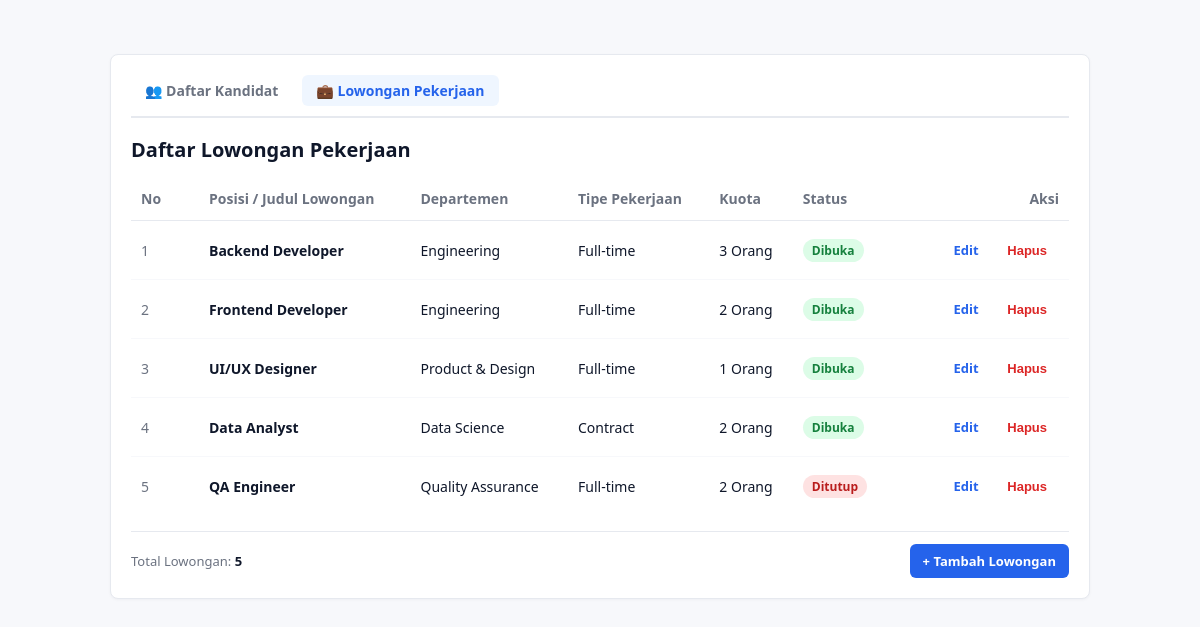
Page /lowongan.php on the committed database.
### tables this page shows
CREATE TABLE IF NOT EXISTS `lowongan` (
  `id` int(11) NOT NULL AUTO_INCREMENT,
  `namaLowongan` varchar(100) NOT NULL,
  `departemen` varchar(100) NOT NULL,
  `tipePekerjaan` varchar(50) NOT NULL,
  `kuota` int(11) NOT NULL DEFAULT 1,
  `status` varchar(50) NOT NULL DEFAULT 'Dibuka',
  PRIMARY KEY (`id`)
);

### models/DB.php (called while the page is built, shortened)
<?php
class DB {
    private string $host = "localhost";
    private string $db_name = "mvp_kandidat_db";
    private string $username = "root";
    private string $password = "";
    private ?PDO $conn = null;
    private ?PDOStatement $result = null;
    public function __construct(
        string $host = "localhost",
        string $db_name = "mvp_kandidat_db",
        string $username = "root",
        string $password = ""
    ) {
        $this->host = $host;
        $this->db_name = $db_name;
        $this->username = $username;
        $this->password = $password;
        $this->conn = $this->connect();
    }
    public function connect(): PDO {
        try {
            $dsn = "mysql:host={$this->host};dbname={$this->db_name};charset=utf8mb4";
            $options = [
                PDO::ATTR_ERRMODE => PDO::ERRMODE_EXCEPTION,
                PDO::ATTR_DEFAULT_FETCH_MODE => PDO::FETCH_ASSOC,
                PDO::ATTR_EMULATE_PREPARES => false,
            ];
            return new PDO($dsn, $this->username, $this->password, $options);
        } catch (PDOException $e) {
            throw new RuntimeException("Koneksi Database Gagal: " . $e->getMessage(), 0, $e);
        }
    }
    public function executeQuery(string $query, array $params = []): PDOStatement {
        try {
            $stmt = $this->conn->prepare($query);
            $stmt->execute($params);
            $this->result = $stmt;
            return $stmt;
        } catch (PDOException $e) {
            throw new RuntimeException("Query Gagal: " . $e->getMessage(), 0, $e);
        }
    }
    public function getAllResult(): array {
        return $this->result->fetchAll(PDO::FETCH_ASSOC);
    }
}
?>

### models/TabelLowongan.php (called while the page is built, shortened)
<?php
require_once __DIR__ . '/DB.php';
require_once __DIR__ . '/KontrakModelLowongan.php';
require_once __DIR__ . '/Lowongan.php';
class TabelLowongan extends DB implements KontrakModelLowongan {
    private function mapRowToLowongan(array $row): Lowongan {
        return new Lowongan(
            (int)$row['id'],
            $row['namaLowongan'],
            $row['departemen'],
            $row['tipePekerjaan'],
            (int)$row['kuota'],
            $row['status']
        );
    }
    public function getAllLowongan(): array {
        $query = "SELECT * FROM lowongan ORDER BY status ASC, id ASC";
        $this->executeQuery($query);
        $rows = $this->getAllResult();
        $list = [];
        foreach ($rows as $row) {
            $list[] = $this->mapRowToLowongan($row);
        }
        return $list;
    }
}
?>

### models/Lowongan.php (called while the page is built, shortened)
<?php
class Lowongan {
    private ?int $id;
    private string $namaLowongan;
    private string $departemen;
    private string $tipePekerjaan;
    private int $kuota;
    private string $status;
    public function __construct(
        ?int $id,
        string $namaLowongan,
        string $departemen,
        string $tipePekerjaan,
        int $kuota,
        string $status
    ) {
        $this->id = $id;
        $this->namaLowongan = $namaLowongan;
        $this->departemen = $departemen;
        $this->tipePekerjaan = $tipePekerjaan;
        $this->kuota = $kuota;
        $this->status = $status;
    }
    public function getId(): ?int { return $this->id; }
    public function getNamaLowongan(): string { return $this->namaLowongan; }
    public function getDepartemen(): string { return $this->departemen; }
    public function getTipePekerjaan(): string { return $this->tipePekerjaan; }
    public function getKuota(): int { return $this->kuota; }
    public function getStatus(): string { return $this->status; }
}
?>

### views/ViewLowongan.php (called while the page is built, shortened)
<?php
class ViewLowongan implements KontrakViewLowongan {
    private string $skinPath;
    public function __construct(string $skinPath = '', string $formPath = '') {
        $this->skinPath = $skinPath ?: __DIR__ . '/../template/skin_lowongan.html';
    }
    public function renderDaftar(string $tableRowsHtml, int $totalData): string {
        $template = file_get_contents($this->skinPath);
        $tokens = [
            '{{TABLE_ROWS}}' => $tableRowsHtml,
            '{{TOTAL_DATA}}' => (string)$totalData,
        ];
        return str_replace(array_keys($tokens), array_values($tokens), $template);
    }
}
?>

### presenters/PresenterLowongan.php (the view, shortened to what this page needs)
<?php
class PresenterLowongan implements KontrakPresenterLowongan {
    private KontrakModelLowongan $model;
    private KontrakViewLowongan $view;
    public function __construct(KontrakModelLowongan $model, KontrakViewLowongan $view) {
        $this->model = $model;
        $this->view = $view;
    }
    private function buildRowHtml(int $no, Lowongan $lowongan): string {
        $id = (int)$lowongan->getId();
        $namaLowongan = htmlspecialchars($lowongan->getNamaLowongan());
        $departemen = htmlspecialchars($lowongan->getDepartemen());
        $tipePekerjaan = htmlspecialchars($lowongan->getTipePekerjaan());
        $kuota = number_format($lowongan->getKuota()) . ' Orang';
        $statusRaw = $lowongan->getStatus();
        $statusText = htmlspecialchars($statusRaw);
        $badgeClass = ($statusRaw === 'Dibuka') ? 'badge-success' : 'badge-danger';
        $statusBadge = "<span class='badge {$badgeClass}'>{$statusText}</span>";
        return "<tr>
            <td class='col-id'>{$no}</td>
            <td><strong>{$namaLowongan}</strong></td>
            <td>{$departemen}</td>
            <td>{$tipePekerjaan}</td>
            <td>{$kuota}</td>
            <td>{$statusBadge}</td>
            <td class='col-actions'>
                <a href='lowongan.php?screen=edit&id={$id}' class='btn btn-edit'>Edit</a>
                <form method='post' action='lowongan.php' style='display:inline;' onsubmit=\"return confirm('Hapus lowongan ini?')\">
                    <input type='hidden' name='action' value='hapus'>
                    <input type='hidden' name='id' value='{$id}'>
                    <button type='submit' class='btn btn-delete'>Hapus</button>
                </form>
            </td>
        </tr>";
    }
    public function tampilkanLowongan(): string {
        $listLowongan = $this->model->getAllLowongan();
        $totalLowongan = count($listLowongan);
        $rowsHtml = '';
        if (empty($listLowongan)) {
            $rowsHtml = '<tr><td colspan="7" style="text-align:center;color:#6b7280;padding:24px;">Belum ada data lowongan pekerjaan.</td></tr>';
        } else {
            $no = 1;
            foreach ($listLowongan as $lowongan) {
                $rowsHtml .= $this->buildRowHtml($no, $lowongan);
                $no++;
            }
        }
        return $this->view->renderDaftar($rowsHtml, $totalLowongan);
    }
}
?>

### lowongan.php
<?php
require_once __DIR__ . '/models/TabelLowongan.php';
require_once __DIR__ . '/views/ViewLowongan.php';
require_once __DIR__ . '/presenters/PresenterLowongan.php';
$model = new TabelLowongan('localhost', 'mvp_kandidat_db', 'root', '');
$view = new ViewLowongan();
$presenter = new PresenterLowongan($model, $view);
if ($_SERVER['REQUEST_METHOD'] === 'POST') {
    $action = $_POST['action'] ?? '';
    if ($action === 'tambah') {
        $namaLowongan  = $_POST['namaLowongan'] ?? '';
        $departemen    = $_POST['departemen'] ?? '';
        $tipePekerjaan = $_POST['tipePekerjaan'] ?? 'Full-time';
        $kuota         = (int)($_POST['kuota'] ?? 1);
        $status        = $_POST['status'] ?? 'Dibuka';
        $presenter->tambahLowongan($namaLowongan, $departemen, $tipePekerjaan, $kuota, $status);
    } elseif ($action === 'ubah') {
        $id            = (int)($_POST['id'] ?? 0);
        $namaLowongan  = $_POST['namaLowongan'] ?? '';
        $departemen    = $_POST['departemen'] ?? '';
        $tipePekerjaan = $_POST['tipePekerjaan'] ?? 'Full-time';
        $kuota         = (int)($_POST['kuota'] ?? 1);
        $status        = $_POST['status'] ?? 'Dibuka';
        $presenter->ubahLowongan($id, $namaLowongan, $departemen, $tipePekerjaan, $kuota, $status);
    } elseif ($action === 'hapus') {
        $id = (int)($_POST['id'] ?? 0);
        $presenter->hapusLowongan($id);
    } else {
        header("Location: lowongan.php");
        exit();
    }
} else {
    $screen = $_GET['screen'] ?? 'list';
    if ($screen === 'add') {
        echo $presenter->tampilkanFormLowongan();
    } elseif ($screen === 'edit' && isset($_GET['id'])) {
        echo $presenter->tampilkanFormLowongan((int)$_GET['id']);
    } else {
        echo $presenter->tampilkanLowongan();
    }
}
?>

### rows in the picture
lowongan: id "👥 Daftar Kandidat 💼 Lowongan Pekerjaan Daftar Lowongan Pekerjaan No Posisi / Judul Lowongan Departemen Tipe Pekerjaan Kuota Status Aksi Total Lowongan: 5 + Tambah Lowongan", no "5", namaLowongan "QA Engineer", departemen "Quality Assurance", tipePekerjaan "Full-time", kuota "2 Orang", status "Ditutup"
lowongan: no "1", namaLowongan "Backend Developer", departemen "Engineering", tipePekerjaan "Full-time", kuota "3 Orang", status "Dibuka"
lowongan: no "2", namaLowongan "Frontend Developer", departemen "Engineering", tipePekerjaan "Full-time", kuota "2 Orang", status "Dibuka"
lowongan: no "3", namaLowongan "UI/UX Designer", departemen "Product & Design", tipePekerjaan "Full-time", kuota "1 Orang", status "Dibuka"
lowongan: no "4", namaLowongan "Data Analyst", departemen "Data Science", tipePekerjaan "Contract", kuota "2 Orang", status "Dibuka"
